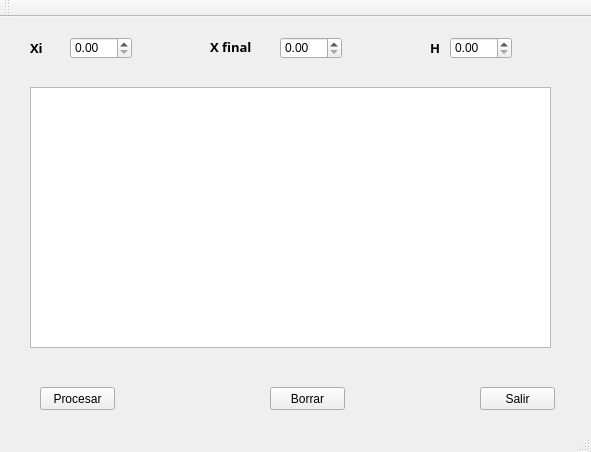
<?xml version="1.0" encoding="UTF-8"?>
<ui version="4.0">
 <class>Euler</class>
 <widget class="QMainWindow" name="Euler">
  <property name="geometry">
   <rect>
    <x>0</x>
    <y>0</y>
    <width>591</width>
    <height>452</height>
   </rect>
  </property>
  <property name="windowTitle">
   <string>Euler</string>
  </property>
  <widget class="QWidget" name="centralWidget">
   <widget class="QTextBrowser" name="texto">
    <property name="geometry">
     <rect>
      <x>30</x>
      <y>70</y>
      <width>521</width>
      <height>261</height>
     </rect>
    </property>
   </widget>
   <widget class="QDoubleSpinBox" name="xi">
    <property name="geometry">
     <rect>
      <x>70</x>
      <y>20</y>
      <width>62</width>
      <height>22</height>
     </rect>
    </property>
   </widget>
   <widget class="QDoubleSpinBox" name="xfinal">
    <property name="geometry">
     <rect>
      <x>280</x>
      <y>20</y>
      <width>62</width>
      <height>22</height>
     </rect>
    </property>
   </widget>
   <widget class="QDoubleSpinBox" name="h">
    <property name="geometry">
     <rect>
      <x>450</x>
      <y>20</y>
      <width>62</width>
      <height>22</height>
     </rect>
    </property>
   </widget>
   <widget class="QPushButton" name="procesar">
    <property name="geometry">
     <rect>
      <x>40</x>
      <y>370</y>
      <width>75</width>
      <height>23</height>
     </rect>
    </property>
    <property name="text">
     <string>Procesar</string>
    </property>
   </widget>
   <widget class="QPushButton" name="borrar">
    <property name="geometry">
     <rect>
      <x>270</x>
      <y>370</y>
      <width>75</width>
      <height>23</height>
     </rect>
    </property>
    <property name="text">
     <string>Borrar</string>
    </property>
   </widget>
   <widget class="QPushButton" name="salir">
    <property name="geometry">
     <rect>
      <x>480</x>
      <y>370</y>
      <width>75</width>
      <height>23</height>
     </rect>
    </property>
    <property name="text">
     <string>Salir</string>
    </property>
   </widget>
   <widget class="QLabel" name="label">
    <property name="geometry">
     <rect>
      <x>30</x>
      <y>20</y>
      <width>21</width>
      <height>21</height>
     </rect>
    </property>
    <property name="font">
     <font>
      <family>Source Code Pro</family>
      <pointsize>10</pointsize>
      <weight>75</weight>
      <bold>true</bold>
     </font>
    </property>
    <property name="text">
     <string>Xi</string>
    </property>
   </widget>
   <widget class="QLabel" name="label_2">
    <property name="geometry">
     <rect>
      <x>210</x>
      <y>20</y>
      <width>61</width>
      <height>20</height>
     </rect>
    </property>
    <property name="font">
     <font>
      <family>Source Code Pro</family>
      <pointsize>10</pointsize>
      <weight>75</weight>
      <bold>true</bold>
     </font>
    </property>
    <property name="text">
     <string>X final</string>
    </property>
   </widget>
   <widget class="QLabel" name="label_3">
    <property name="geometry">
     <rect>
      <x>430</x>
      <y>20</y>
      <width>21</width>
      <height>21</height>
     </rect>
    </property>
    <property name="font">
     <font>
      <family>Source Code Pro</family>
      <pointsize>10</pointsize>
      <weight>75</weight>
      <bold>true</bold>
     </font>
    </property>
    <property name="text">
     <string>H</string>
    </property>
   </widget>
  </widget>
  <widget class="QMenuBar" name="menuBar">
   <property name="geometry">
    <rect>
     <x>0</x>
     <y>0</y>
     <width>591</width>
     <height>21</height>
    </rect>
   </property>
  </widget>
  <widget class="QToolBar" name="mainToolBar">
   <attribute name="toolBarArea">
    <enum>TopToolBarArea</enum>
   </attribute>
   <attribute name="toolBarBreak">
    <bool>false</bool>
   </attribute>
  </widget>
  <widget class="QStatusBar" name="statusBar"/>
 </widget>
 <layoutdefault spacing="6" margin="11"/>
 <resources/>
 <connections/>
</ui>
